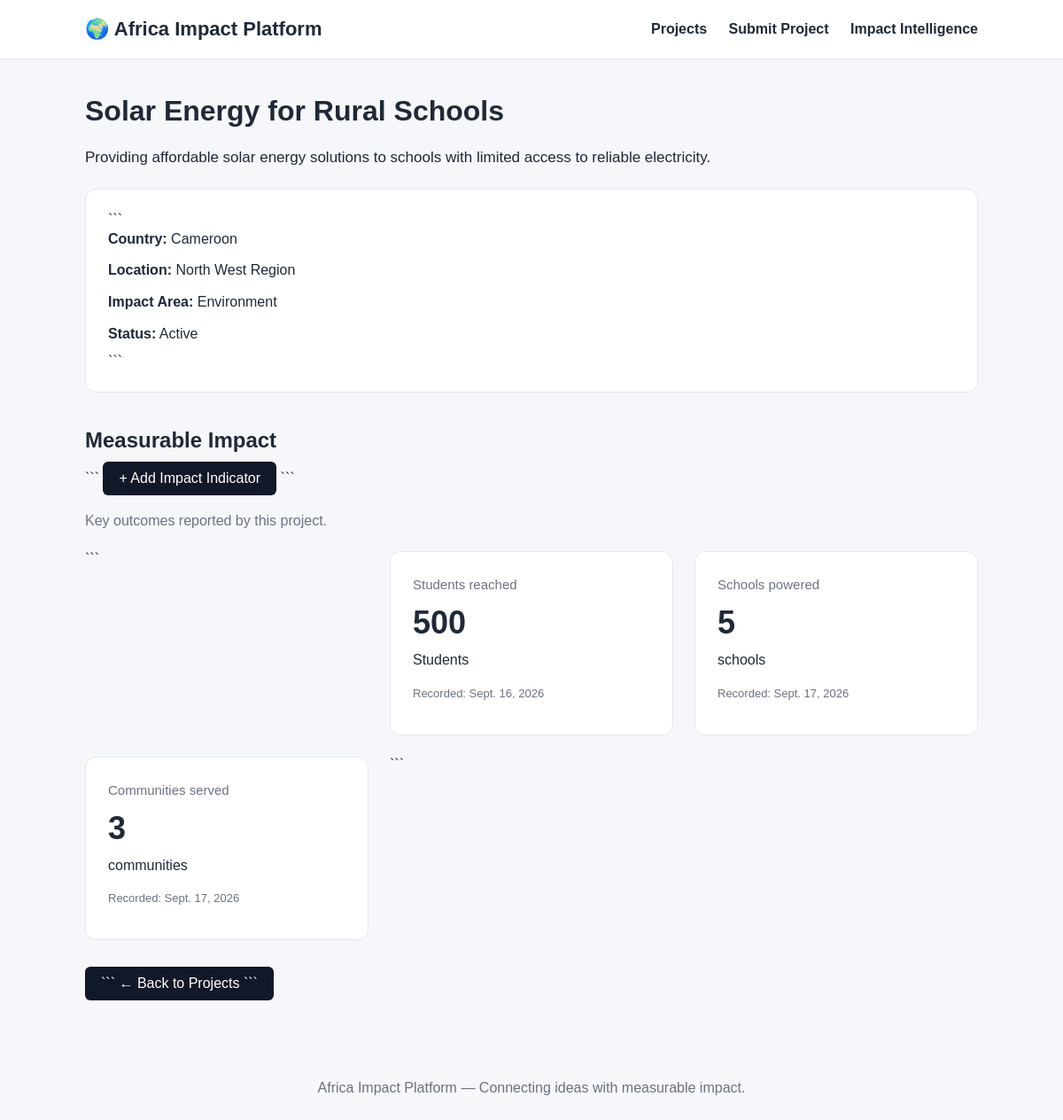
The app's page /projects/1/, older data.
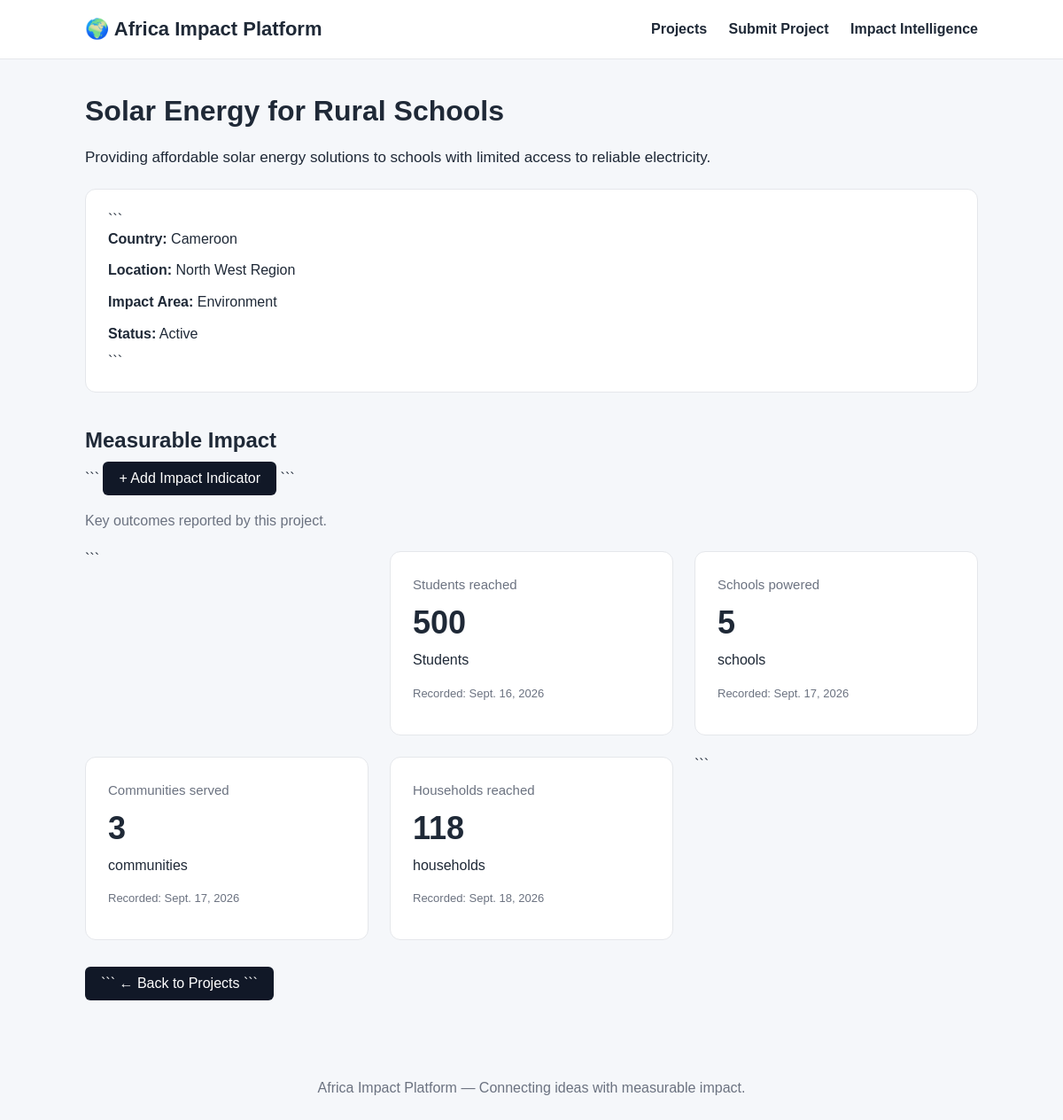
The same page, newer data.
### core/models.py (models this page shows, shortened)
class ImpactRecord(models.Model):
    METRIC_CATEGORIES = [
        ("people", "People"),
        ("education", "Education"),
        ("health", "Health"),
        ("infrastructure", "Infrastructure"),
        ("employment", "Employment"),
        ("agriculture", "Agriculture"),
        ("community", "Community"),
        ("environment", "Environment"),
        ("other", "Other"),
    ]
    project = models.ForeignKey(
        ImpactProject,
        on_delete=models.CASCADE,
        related_name="impact_records",
    )
    metric = models.CharField(
        max_length=100
    )
    category = models.CharField(
        max_length=50,
        choices=METRIC_CATEGORIES,
        default="other",
    )
    value = models.FloatField()
    unit = models.CharField(
        max_length=50
    )
    recorded_at = models.DateField()

### core/views.py (the view)
def project_detail(request, project_id):
    project = get_object_or_404(
        ImpactProject,
        id=project_id,
    )
    return render(
        request,
        "core/project_detail.html",
        {
            "project": project,
        },
    )

### core/templates/core/project_detail.html (shortened to what this page needs)
{% extends "core/base.html" %}
{% block content %}
<h1>{{ project.name }}</h1>
<p style="
    margin: 20px 0;
    line-height: 1.7;
    font-size: 17px;
">
    {{ project.description }}
</p>
<div class="card">
```
<p>
    <strong>Country:</strong>
    {{ project.country }}
</p>
<p>
    <strong>Location:</strong>
    {{ project.location }}
</p>
<p>
    <strong>Impact Area:</strong>
    {{ project.get_impact_area_display }}
</p>
<p>
    <strong>Status:</strong>
    {{ project.get_status_display }}
</p>
```
</div>
<h2 style="margin-top: 40px;">
    Measurable Impact
</h2>
<div style="margin-bottom: 20px;">
```
<a
    href="{% url 'add_impact_record' project.id %}"
    class="button"
>
    + Add Impact Indicator
</a>
```
</div>
<p style="
    margin: 10px 0 25px;
    color: #6b7280;
">
    Key outcomes reported by this project.
</p>
<div class="projects">
```
{% for record in project.impact_records.all %}
    <div class="card">
        <p style="
            font-size: 15px;
            color: #6b7280;
            margin-bottom: 10px;
        ">
            {{ record.metric }}
        </p>
        <h2 style="
            font-size: 36px;
            margin-bottom: 8px;
        ">
            {{ record.value|floatformat:"0" }}
        </h2>
        <p>
            {{ record.unit }}
        </p>
        <p style="
            margin-top: 15px;
            font-size: 13px;
            color: #6b7280;
        ">
            Recorded: {{ record.recorded_at }}
        </p>
    </div>
{% empty %}
    <div class="card">
        <p>
            No impact metrics have been recorded yet.
        </p>
    </div>
{% endfor %}
```
</div>
<a
href="{% url 'project_list' %}"
class="button"
style="margin-top: 30px;"
>
```
← Back to Projects
```
</a>
{% endblock %}

Row changes from the older to the newer data that the page shows:
added ImpactRecord: metric "Households reached", value "118", unit "households", recorded_at "Sept. 18, 2026"
